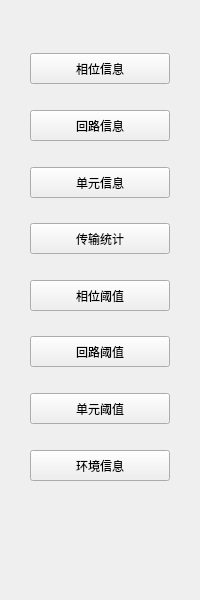
<?xml version="1.0" encoding="UTF-8"?>
<ui version="4.0">
 <class>Z_StatusToolWid</class>
 <widget class="QWidget" name="Z_StatusToolWid">
  <property name="geometry">
   <rect>
    <x>0</x>
    <y>0</y>
    <width>200</width>
    <height>600</height>
   </rect>
  </property>
  <property name="windowTitle">
   <string>Form</string>
  </property>
  <widget class="QPushButton" name="devBtn">
   <property name="geometry">
    <rect>
     <x>30</x>
     <y>53</y>
     <width>140</width>
     <height>31</height>
    </rect>
   </property>
   <property name="minimumSize">
    <size>
     <width>0</width>
     <height>31</height>
    </size>
   </property>
   <property name="text">
    <string>相位信息</string>
   </property>
  </widget>
  <widget class="QPushButton" name="loopBtn">
   <property name="geometry">
    <rect>
     <x>30</x>
     <y>110</y>
     <width>140</width>
     <height>31</height>
    </rect>
   </property>
   <property name="minimumSize">
    <size>
     <width>0</width>
     <height>31</height>
    </size>
   </property>
   <property name="text">
    <string>回路信息</string>
   </property>
  </widget>
  <widget class="QPushButton" name="outputBtn">
   <property name="geometry">
    <rect>
     <x>30</x>
     <y>167</y>
     <width>140</width>
     <height>31</height>
    </rect>
   </property>
   <property name="minimumSize">
    <size>
     <width>0</width>
     <height>31</height>
    </size>
   </property>
   <property name="text">
    <string>单元信息</string>
   </property>
  </widget>
  <widget class="QPushButton" name="transBtn">
   <property name="geometry">
    <rect>
     <x>30</x>
     <y>223</y>
     <width>140</width>
     <height>31</height>
    </rect>
   </property>
   <property name="minimumSize">
    <size>
     <width>0</width>
     <height>31</height>
    </size>
   </property>
   <property name="text">
    <string>传输统计</string>
   </property>
  </widget>
  <widget class="QPushButton" name="thresholdBtn">
   <property name="geometry">
    <rect>
     <x>30</x>
     <y>280</y>
     <width>140</width>
     <height>31</height>
    </rect>
   </property>
   <property name="minimumSize">
    <size>
     <width>0</width>
     <height>31</height>
    </size>
   </property>
   <property name="text">
    <string>相位阈值</string>
   </property>
  </widget>
  <widget class="QPushButton" name="loopThresholdBtn">
   <property name="geometry">
    <rect>
     <x>30</x>
     <y>336</y>
     <width>140</width>
     <height>31</height>
    </rect>
   </property>
   <property name="minimumSize">
    <size>
     <width>0</width>
     <height>31</height>
    </size>
   </property>
   <property name="text">
    <string>回路阈值</string>
   </property>
  </widget>
  <widget class="QPushButton" name="outputThresholdBtn">
   <property name="geometry">
    <rect>
     <x>30</x>
     <y>393</y>
     <width>140</width>
     <height>31</height>
    </rect>
   </property>
   <property name="minimumSize">
    <size>
     <width>0</width>
     <height>31</height>
    </size>
   </property>
   <property name="text">
    <string>单元阈值</string>
   </property>
  </widget>
  <widget class="QPushButton" name="envBtn">
   <property name="geometry">
    <rect>
     <x>30</x>
     <y>450</y>
     <width>140</width>
     <height>31</height>
    </rect>
   </property>
   <property name="minimumSize">
    <size>
     <width>0</width>
     <height>31</height>
    </size>
   </property>
   <property name="text">
    <string>环境信息</string>
   </property>
  </widget>
 </widget>
 <resources/>
 <connections/>
</ui>
